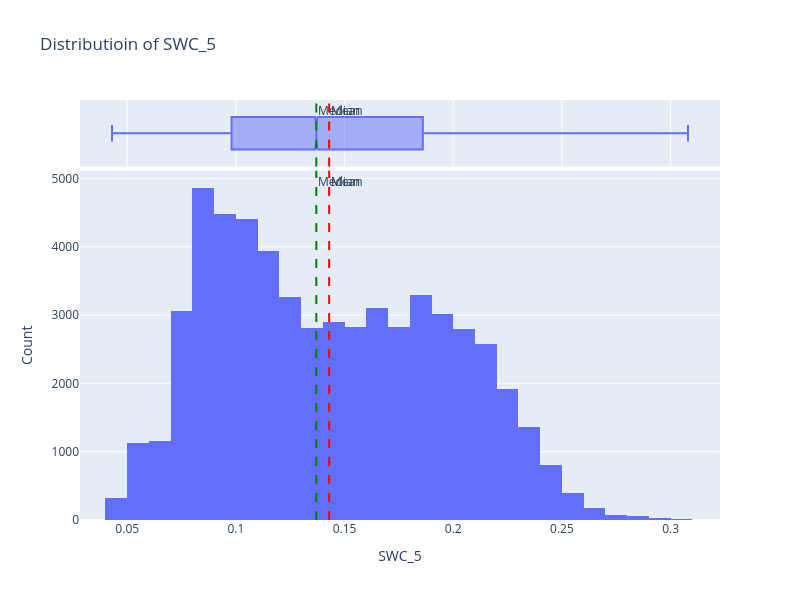

Notebook code cell kept with this figure:
### Code cell
# Widgets for interface

variable_selector = widgets.Dropdown(
    options=df.columns.tolist()
)

def plot_distribution(variable):
    fig = px.histogram(df, x=variable,
                       title=f"Distributioin of {variable}",
                       nbins=30,
                       marginal="box")

    mean_val = df[variable].mean()
    median_val = df[variable].median()
    
    fig.add_vline(x=mean_val, line_dash="dash", line_color="red",
                  annotation_text="Mean", annotation_position="top right")
    fig.add_vline(x=median_val, line_dash="dash", line_color="green",
                  annotation_text="Median", annotation_position="top right")
    
    fig.update_layout(
        xaxis_title=variable,
        yaxis_title='Count',
        showlegend=True,
        height=600,  
        width=800
    )
    fig.show()
    return fig
    
interactive_plot = interactive_output(plot_distribution, {'variable': variable_selector})
display(VBox([HBox([variable_selector])]), interactive_plot)

### Figure 1 — Plotly figure (JSON) as saved in the notebook; plotly's stock layout.template omitted (floating-point values rounded to 4 significant figures; data arrays with more than 128 entries replaced by an {"elided": "..."} marker saying what was removed)
{"data": [{"bingroup": "x", "hovertemplate": "SWC_5=%{x}<br>count=%{y}<extra></extra>", "legendgroup": "", "marker": {"color": "#636efa", "pattern": {"shape": ""}}, "name": "", "nbinsx": 30, "orientation": "v", "showlegend": false, "type": "histogram", "x": {"elided": "57586 float values"}, "xaxis": "x", "yaxis": "y"}, {"hovertemplate": "SWC_5=%{x}<extra></extra>", "legendgroup": "", "marker": {"color": "#636efa"}, "name": "", "notched": true, "showlegend": false, "type": "box", "x": {"elided": "57586 float values"}, "xaxis": "x2", "yaxis": "y2"}], "layout": {"annotations": [{"showarrow": false, "text": "Mean", "x": 0.1429, "xanchor": "left", "xref": "x", "y": 1, "yanchor": "top", "yref": "y domain"}, {"showarrow": false, "text": "Mean", "x": 0.1429, "xanchor": "left", "xref": "x2", "y": 1, "yanchor": "top", "yref": "y2 domain"}, {"showarrow": false, "text": "Median", "x": 0.137, "xanchor": "left", "xref": "x", "y": 1, "yanchor": "top", "yref": "y domain"}, {"showarrow": false, "text": "Median", "x": 0.137, "xanchor": "left", "xref": "x2", "y": 1, "yanchor": "top", "yref": "y2 domain"}], "barmode": "relative", "height": 600, "legend": {"tracegroupgap": 0}, "shapes": [{"line": {"color": "red", "dash": "dash"}, "type": "line", "x0": 0.1429, "x1": 0.1429, "xref": "x", "y0": 0, "y1": 1, "yref": "y domain"}, {"line": {"color": "red", "dash": "dash"}, "type": "line", "x0": 0.1429, "x1": 0.1429, "xref": "x2", "y0": 0, "y1": 1, "yref": "y2 domain"}, {"line": {"color": "green", "dash": "dash"}, "type": "line", "x0": 0.137, "x1": 0.137, "xref": "x", "y0": 0, "y1": 1, "yref": "y domain"}, {"line": {"color": "green", "dash": "dash"}, "type": "line", "x0": 0.137, "x1": 0.137, "xref": "x2", "y0": 0, "y1": 1, "yref": "y2 domain"}], "showlegend": true, "title": {"text": "Distributioin of SWC_5"}, "width": 800, "xaxis": {"anchor": "y", "domain": [0, 1], "title": {"text": "SWC_5"}}, "xaxis2": {"anchor": "y2", "domain": [0, 1], "matches": "x", "showgrid": true, "showticklabels": false}, "yaxis": {"anchor": "x", "domain": [0, 0.8316], "title": {"text": "Count"}}, "yaxis2": {"anchor": "x2", "domain": [0.8416, 1], "matches": "y2", "showgrid": false, "showline": false, "showticklabels": false, "ticks": ""}}}
